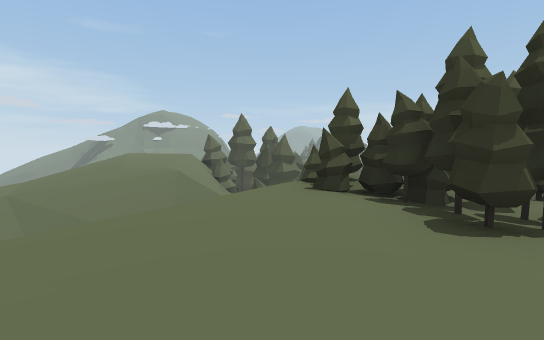
View 1 (above)

16 first-person views from a walk through a Unity game level. The camera is 1.3 m above the floor, tilts 4° down and sees 85° across. The floor is counted in squares, 2 m on a side. Each view is taken from the middle of a square. On the plan, view 1 faces up. The plan holds only what a view shows up to about 9 squares ahead; the rest is blank. The place goes on beyond the plan. The player is left out. Some animated figures are not drawn. Some surface patterns are stand-ins.

View 2
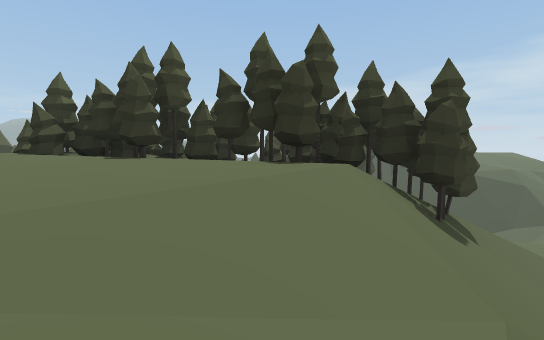

View 3
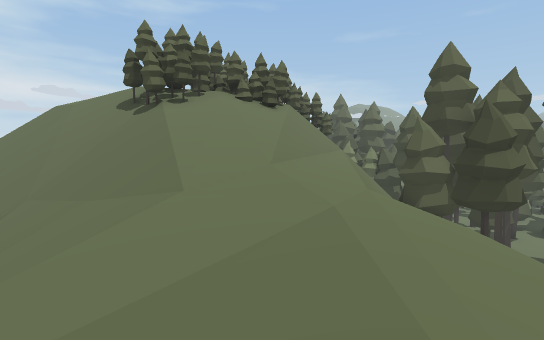

View 4
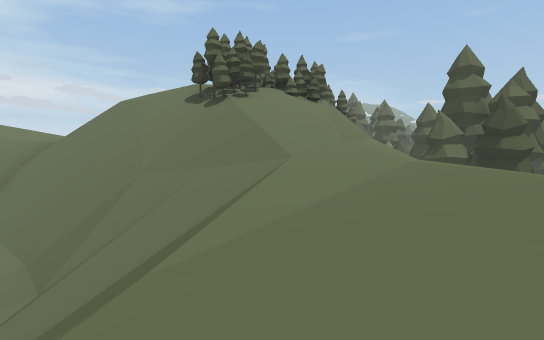

View 5
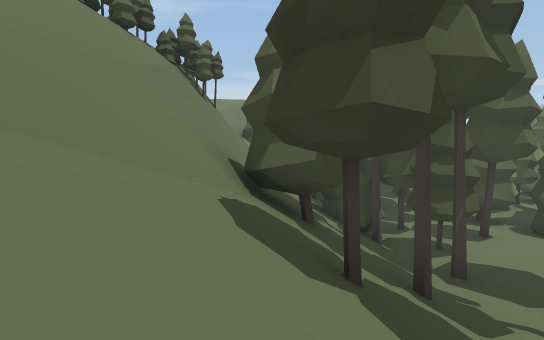

View 6
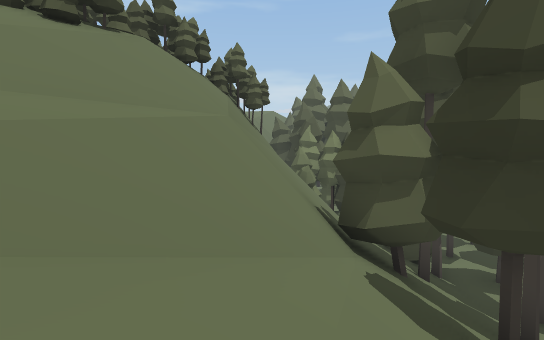

View 7
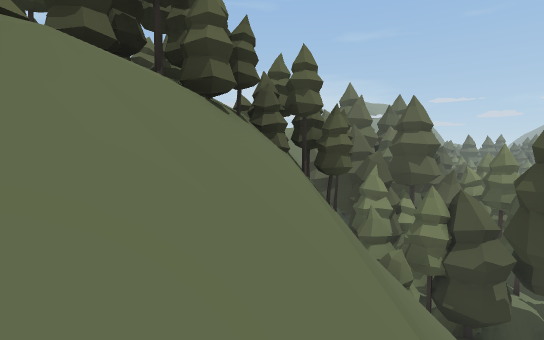

View 8
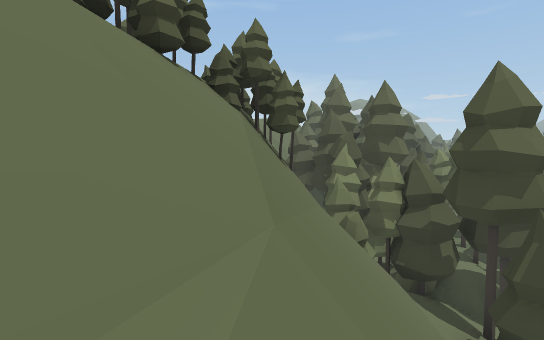

View 9
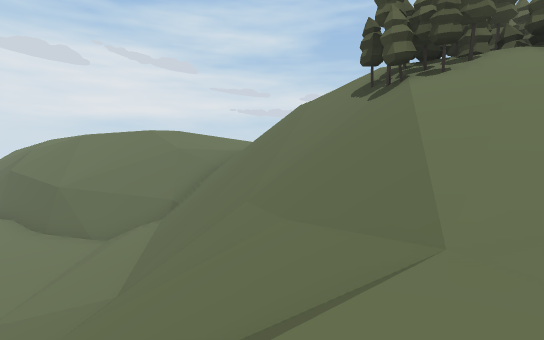

View 10
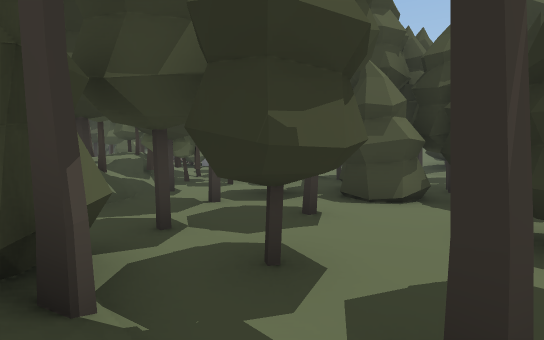

View 11
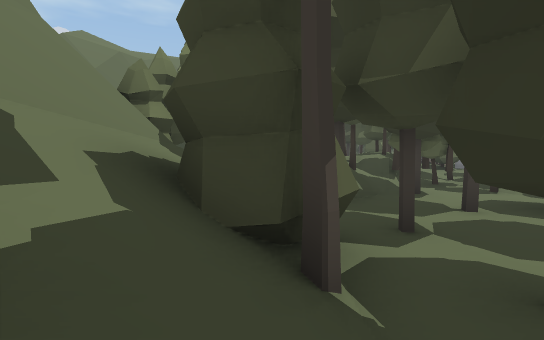

View 12
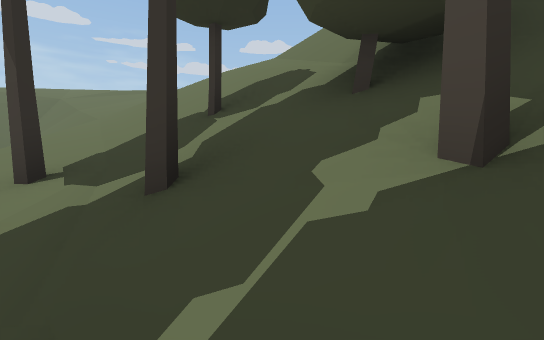

View 13
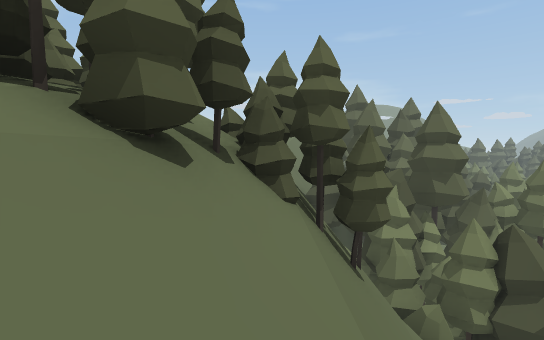

View 14
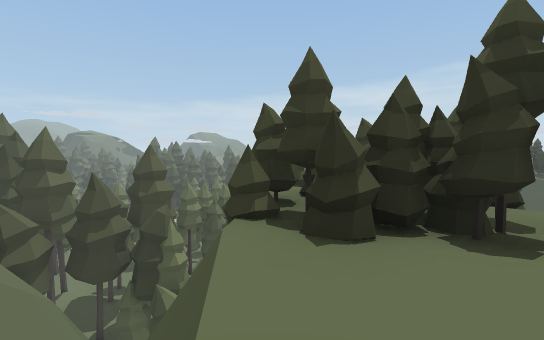

View 15
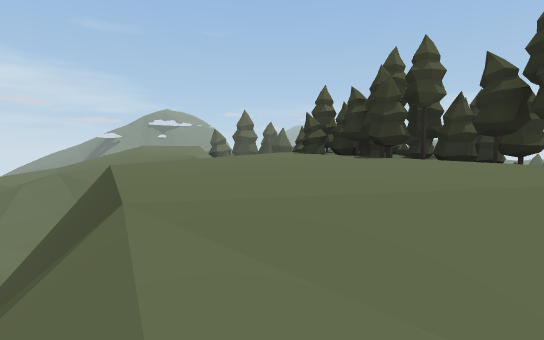

View 16
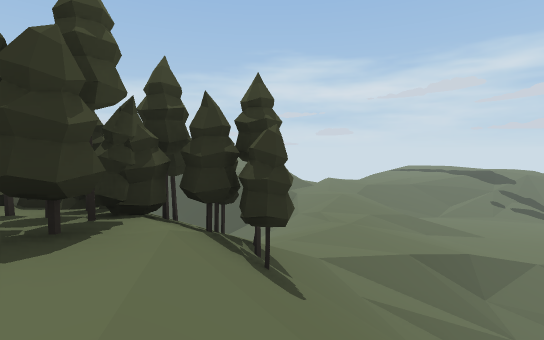

### Floor plan
Key: @ floor where view 1 was taken; # wall or solid block; . main floor; - floor 0.75 m lower than the main floor; _ floor 4.75 m lower than the main floor; < floor 5.5 m lower than the main floor; ( floor 9.5 m lower than the main floor; ! floor 10.5 m lower than the main floor; ? floor 11.25 m lower than the main floor; / step, stairs or slope; = window, fence, low wall or low ledge; v drop or lower ground; T tree; O other object.
Columns run from 8 left of view 1 to 12 right of it. Each row starts with its distance up from view 1.
 17                     O
 16              T#TT!  #
 15              TTTTT  #
 14              T(???  #
 13            TT (!?TTTO
 12           TTT (T?TT #
 11           TT### ???T
 10        /v   ###TTT
  9  --/// vv   ##/T#T##
  8  /////      #///T/?#
  7 ////        ##/////?
  6 ///        TT###/#/#/
  5  //    =vTTTTTv###/#=
  4        v.TTTT////////
  3       v...TTTT///////
  2       v...TTTTT//////
  1       v....TTT///////
  0       v.@..TT#///////
 -1        /////#T////_//
 -2         /////////___/
 -3          /////////___
 -4          /////////<__
 -5         =//////////<<
 -6          #//////////<
 -7          ##//// ///

Positions as (right, up) in squares from view 1, and headings:
1: (0, 0), facing up
2: (0, -2), facing up-right
3: (12, -4), facing up-left
4: (12, -6), facing up-left
5: (12, 2), facing up-left
6: (11, 1), facing up-left
7: (7, 3), facing up-left
8: (8, 3), facing up-left
9: (10, -3), facing left
10: (10, 7), facing up
11: (10, 7), facing up-left
12: (10, 8), facing down
13: (6, 4), facing up-left
14: (-1, 3), facing up-right
15: (0, -2), facing up
16: (1, -1), facing right
